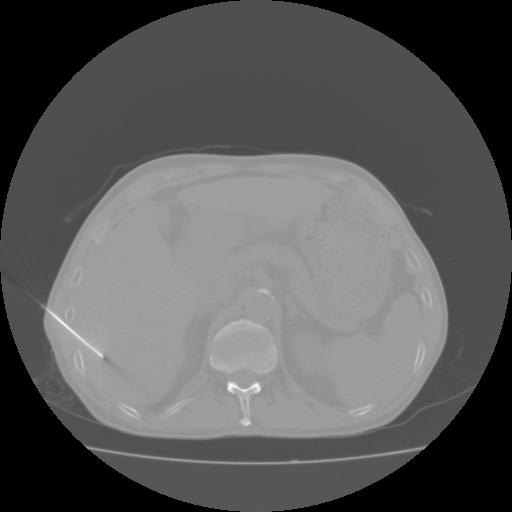
#> input picture Test_Img/10.jpg, 512 x 512 px, found by its file name
$ python Simple_Thresholding.py
#> lines starting #> are read from the running program, lines starting #| are printed output that depends on the picture; after the words box and inside, x2 and y2 are one past the last pixel; in counts of white or black regions, pixels touching at a corner belong together
import cv2 as cv
import numpy as np
from matplotlib import pyplot as plt
img = cv.imread('/home/qiao/PythonProjects/Opencv_On_CT/Test_Img/10.jpg',0)
#> img is the input picture: shape (512, 512); min 0, max 254, mean 90.7
x = 200
ret,thresh1 = cv.threshold(img,x,255,cv.THRESH_BINARY)
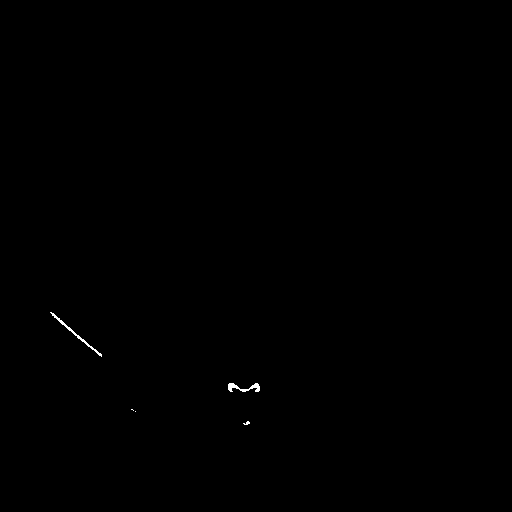
#> thresh1: shape (512, 512); 0.12% white in thin lines or dots, all inside (x1, y1, x2, y2) = (50, 312, 260, 425)
#> ret = 200
cv.imwrite(r'/home/qiao/PythonProjects/Opencv_On_CT/Test_Img/thresh.jpg', thresh1)
ret,thresh2 = cv.threshold(img,x,255,cv.THRESH_BINARY_INV)
ret,thresh3 = cv.threshold(img,x,255,cv.THRESH_TRUNC)
ret,thresh4 = cv.threshold(img,x,255,cv.THRESH_TOZERO)
ret,thresh5 = cv.threshold(img,x,255,cv.THRESH_TOZERO_INV)
titles = ['Original Image','BINARY','BINARY_INV','TRUNC','TOZERO','TOZERO_INV']
images = [img, thresh1, thresh2, thresh3, thresh4, thresh5]
for i in range(6):
    plt.subplot(2,3,i+1),plt.imshow(images[i],'gray',vmin=0,vmax=255)
    plt.title(titles[i])
    plt.xticks([]),plt.yticks([])
plt.show()
